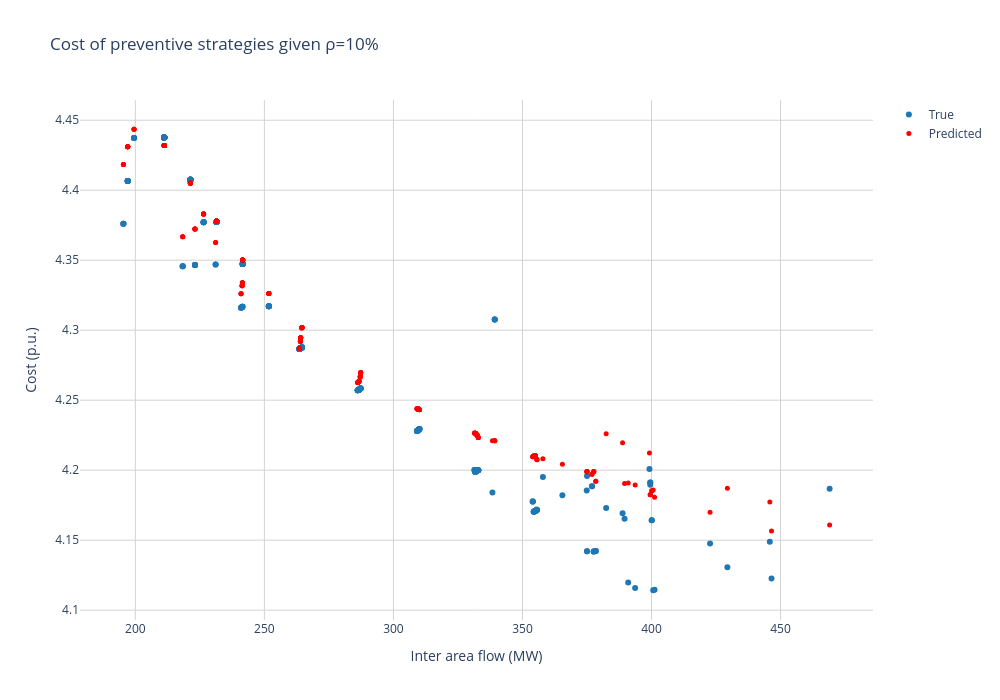

The code cell stored with this chart in its notebook:
### Code cell
layout = go.Layout(
    title = f'Cost of preventive strategies given ρ=10%',
    xaxis = dict(
        gridcolor='lightgrey'),
    yaxis = dict(
        gridcolor='lightgrey'), 
    paper_bgcolor='rgba(0,0,0,0)',
    plot_bgcolor='rgba(0,0,0,0)'
)

fig = go.Figure(layout=layout)

fig.add_trace(go.Scatter(x=new_df["inter_area_flow"], y=new_df['Total cost'], mode='markers', line=dict(color='#1F77B4'), name="True", 
                            hovertext = new_df.index))
fig.add_trace(go.Scatter(x=new_df["inter_area_flow"], y=new_df['pred'], mode='markers', marker=dict(color='red', size=5), name="Predicted"))

fig.update_layout(
    xaxis_title='Inter area flow (MW)',
    yaxis_title='Cost (p.u.)',
    width=1000, height=700
)
fig.show()

### Figure 1 — Plotly figure (JSON) as saved in the notebook; plotly's stock layout.template omitted (floating-point values rounded to 4 significant figures; data arrays with more than 128 entries replaced by an {"elided": "..."} marker saying what was removed)
{"data": [{"hovertext": {"elided": "267 str values"}, "line": {"color": "#1F77B4"}, "mode": "markers", "name": "True", "type": "scatter", "x": {"elided": "267 float values"}, "y": {"elided": "267 float values"}}, {"marker": {"color": "red", "size": 5}, "mode": "markers", "name": "Predicted", "type": "scatter", "x": {"elided": "267 float values"}, "y": {"elided": "267 float values"}}], "layout": {"height": 700, "paper_bgcolor": "rgba(0, 0, 0, 0)", "plot_bgcolor": "rgba(0, 0, 0, 0)", "title": {"text": "Cost of preventive strategies given ρ=10%"}, "width": 1000, "xaxis": {"autorange": true, "gridcolor": "lightgrey", "range": [178.5, 485.8], "title": {"text": "Inter area flow (MW)"}, "type": "linear"}, "yaxis": {"autorange": true, "gridcolor": "lightgrey", "range": [4.093, 4.464], "title": {"text": "Cost (p.u.)"}, "type": "linear"}}}
